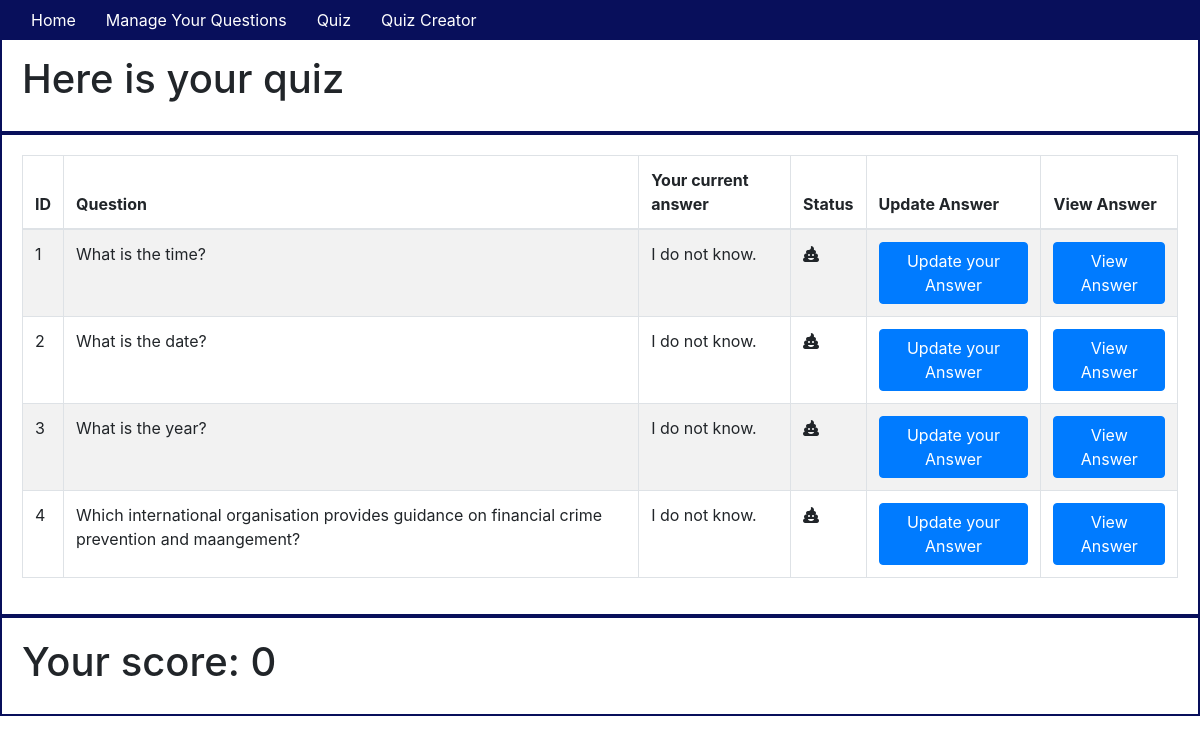
The page /quiz on the database as committed earlier.
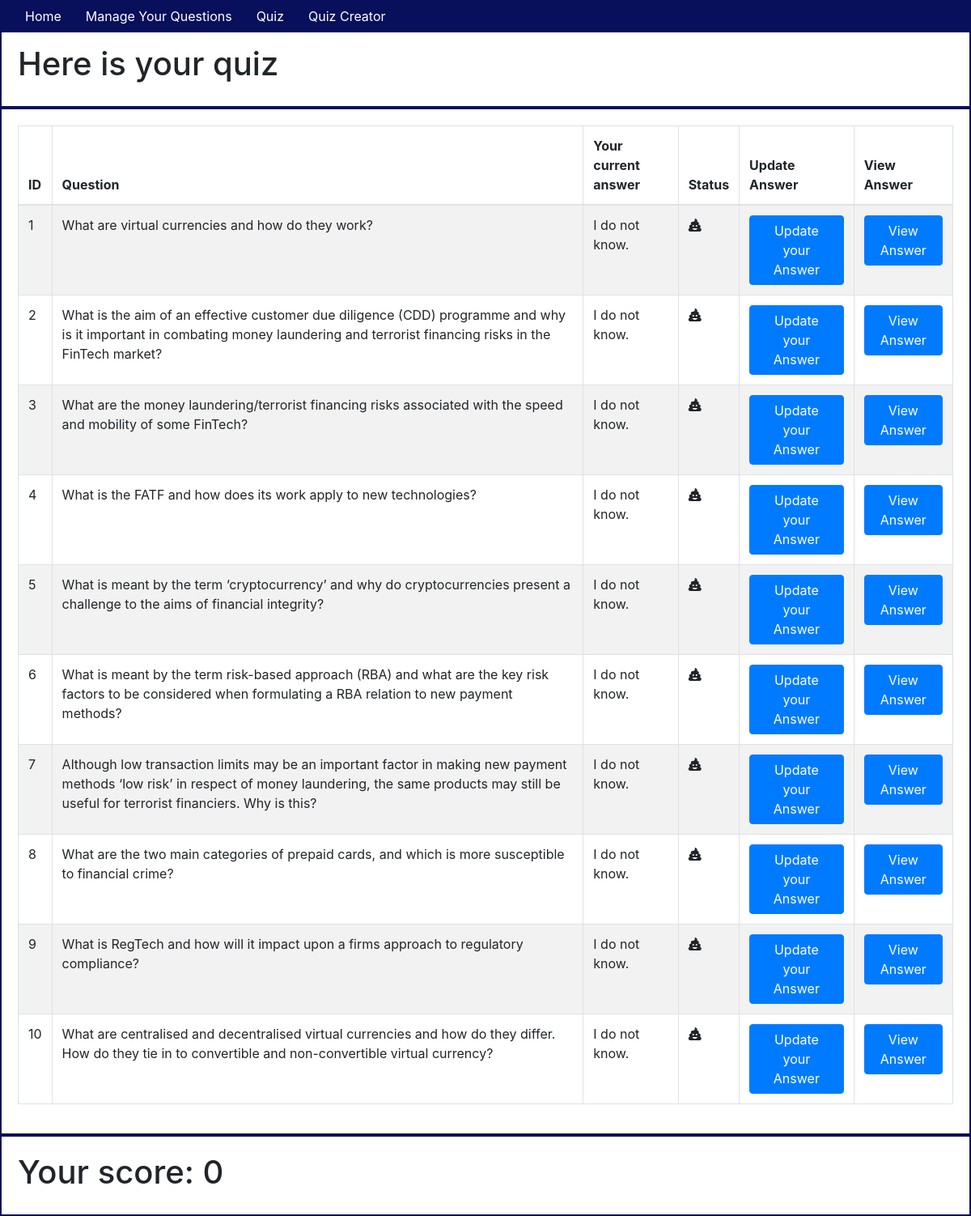
The same page on the database as committed later.
### app/models.py (models this page shows, shortened)
class Topic(db.Model):
    id = db.Column(db.Integer, primary_key=True)
    question = db.Column(db.String(64), index=True)
    answer = db.Column(db.String(64))
    user_answer = db.Column(db.String(64), default="I do not know.")

### app/routes.py (the view)
@app.route('/quiz')
def show_quiz():
    quiz = Topic.query.all()
    score=0
    for topic in quiz:
        if topic.answer == topic.user_answer:
            score +=1
    return render_template('quiz.html', title='Quiz', quiz=quiz, score=score)

### app/templates/quiz.html (shortened to what this page needs)
{% extends "base.html" %} {% block content %}
<div class="container-fluid">
    <div class="row">
        <h1>Here is your quiz</h1>
    </div>
    <div class="row">
        <table class="table table-striped table-bordered">
            <thead>
                <th>ID</th>
                <th>Question</th>
                <th>Your current answer</th>
                <th>Status</th>
                <th>Update Answer</th>
                <th>View Answer</th>
            </thead>
            <tbody>
                {% for topic in quiz %}
                <tr>
                    <td>{{topic.id}}</td>
                    <td> {{topic.question}}</td>
                    <td> {{topic.user_answer}}</td>
                    <td>
                        {% if topic.user_answer == topic.answer %}
                        <p>
                            <i class="fas fa-check"></i></p>{% else %}
                        <i class="fas fa-poo"></i></p>
                        {% endif %}
                    </td>
                    <td>
                        <button type="button" class="btn btn-primary" data-toggle="modal" data-target="#myUpdateModal{{ topic.id }}">Update your Answer
                                </button>
                    </td>
                    <td>
                        <button type="button" class="btn btn-primary" data-toggle="modal" data-target="#myModal{{ topic.id }}">View Answer
                        </button>
                    </td>
                </tr>
                {% endfor %}
            </tbody>
        </table>
    </div>
    <div class="row">
        <h1>Your score: {{score}}</h1>
    </div>
</div>
{% endblock %}

Rows that differ between the two databases and show on the page:
changed Topic id 1: question "What is the time?" → "What are virtual currencies and how do they work?"
changed Topic id 2: question "What is the date?" → "What is the aim of an effective customer due diligence (CDD) programme and why is it important in combating money laundering and terrorist financing risks in the FinTech market?"
changed Topic id 3: question "What is the year?" → "What are the money laundering/terrorist financing risks associated with the speed and mobility of some FinTech?"
changed Topic id 4: question "Which international organisation provides guidance on financial crime prevention and maangement?" → "What is the FATF and how does its work apply to new technologies?"
added Topic: id "5", question "What is meant by the term ‘cryptocurrency’ and why do cryptocurrencies present a challenge to the aims of financial integrity?", user_answer "I do not know."
added Topic: id "6", question "What is meant by the term risk-based approach (RBA) and what are the key risk factors to be considered when formulating a RBA relation to new payment methods?", user_answer "I do not know."
added Topic: id "7", question "Although low transaction limits may be an important factor in making new payment methods ‘low risk’ in respect of money laundering, the same products may still be useful for terrorist financiers. Why is this?", user_answer "I do not know."
added Topic: id "8", question "What are the two main categories of prepaid cards, and which is more susceptible to financial crime?", user_answer "I do not know."
added Topic: id "9", question "What is RegTech and how will it impact upon a firms approach to regulatory compliance?", user_answer "I do not know."
added Topic: id "10", question "What are centralised and decentralised virtual currencies and how do they differ. How do they tie in to convertible and non-convertible virtual currency?", user_answer "I do not know."
